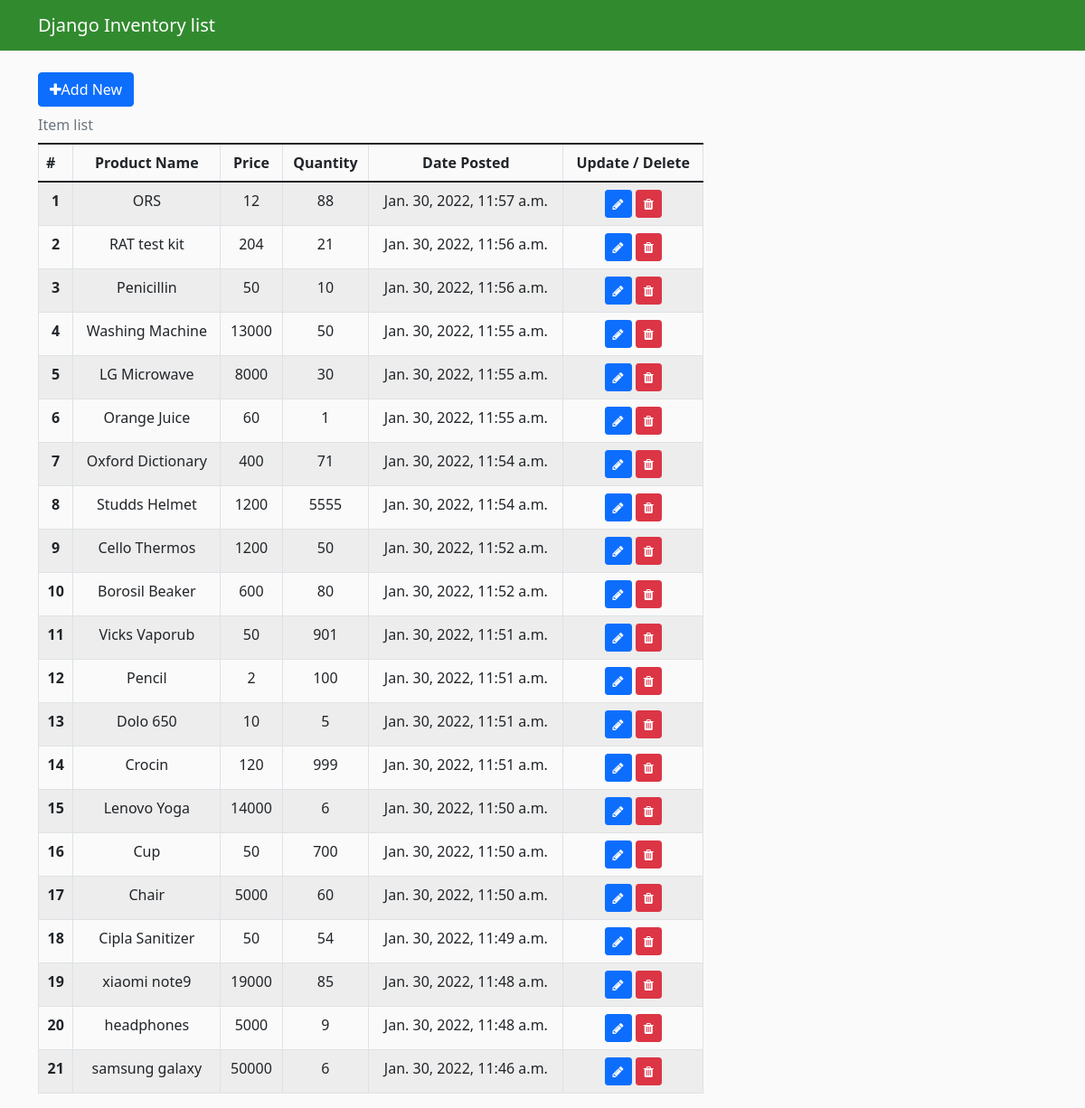
The page / on the database its author committed.
### inventory/models.py (models this page shows, shortened)
class Product(models.Model):
    product_name = models.CharField(max_length=100, unique=True)
    price = models.IntegerField()
    quantity = models.IntegerField()
    date_posted = models.DateTimeField(default=timezone.now)

### inventory/views.py (the view)
# urls.py: path('', ItemListView.as_view(), name='inventory-home'),
class ItemListView(ListView):
    model = Product
    template_name = 'inventory/home.html' #<app>/<model>_<viewtype>.html
    context_object_name = 'items'   #changing variable name to let it know, we stored in 'items' variable
    ordering = ['-date_posted'] #order from newest added to oldest

### inventory/templates/inventory/home.html (shortened to what this page needs)
{% load static %}
<!DOCTYPE html>
<html lang="en">
<head>
	<link href="https://cdn.jsdelivr.net/npm/bootstrap@5.1.3/dist/css/bootstrap.min.css" rel="stylesheet"
 />
	<link rel="stylesheet" href="{% static 'inventory/main.css' %}">
	<link rel="stylesheet" href="https://cdnjs.cloudflare.com/ajax/libs/font-awesome/4.7.0/css/font-awesome.min.css">
</head>
<body>
	<header class="site-header">
		<nav class="navbar navbar-expand-md navbar-dark bg-steel fixed-top">
			<div class="container">
				<a class="navbar-brand mr-4" href="{% url 'inventory-home' %}">Django Inventory list</a>
			</div>
		</nav>
	</header>
	<main role="main" class="container">
		<button id="add-new-btn" class="btn btn-primary" type="button" name="button">
			<span class="fa fa-plus mr-2"></span>Add New
		  </button>
		<div class="row">
			<div class="col-md-8">
				<table class="table table-striped table-bordered table-hover caption-top">
					<caption>
						Item list
					</caption>
					<thead>
						<tr>
							<th>#</th>
							<th class="text-center" scope="col">Product Name</th>
							<th class="text-center" scope="col">Price</th>
							<th class="text-center" scope="col">Quantity</th>
							<th class="text-center" scope="col">Date Posted</th>
							<th class="text-center" scope="col">Update / Delete</th>
						</tr>
					</thead>
					<tbody>
						{% for item in items %}
						<tr>
							<th class="text-center" scope="row">{{ forloop.counter }}</th>
							<td class="text-center" >{{ item.product_name }}</td>
							<td class="text-center" >{{ item.price }}</td>
							<td class="text-center" >{{ item.quantity }}</td>
							<td class="text-center" >{{ item.date_posted }}</td>
							<td class="text-center">
								<button type="button" class="btn btn-sm btn-primary">
								  <span class="fa fa-pencil"></span>
								</button>
								<button type="button" class="btn btn-sm btn-danger">
								  <span class="fa fa-trash"></span>
								</button>
							  </td>
						</tr>
						{% endfor %}
					</tbody>
				</table>
			</div>
		</div>
	</main>
</body>
</html>

### inventory/static/inventory/main.css (style rules this page uses)
body { background: #fafafa; color: #333333; margin-top: 5rem; }
.bg-steel { background-color: #328a2f; }

### rows shown on the page
Product: product_name "ORS", price "12", quantity "88", date_posted "Jan. 30, 2022, 11:57 a.m."
Product: product_name "RAT test kit", price "204", quantity "21", date_posted "Jan. 30, 2022, 11:56 a.m."
Product: product_name "Penicillin", price "50", quantity "10", date_posted "Jan. 30, 2022, 11:56 a.m."
Product: product_name "Washing Machine", price "13000", quantity "50", date_posted "Jan. 30, 2022, 11:55 a.m."
Product: product_name "LG Microwave", price "8000", quantity "30", date_posted "Jan. 30, 2022, 11:55 a.m."
Product: product_name "Orange Juice", price "60", quantity "1", date_posted "Jan. 30, 2022, 11:55 a.m."
Product: product_name "Oxford Dictionary", price "400", quantity "71", date_posted "Jan. 30, 2022, 11:54 a.m."
Product: product_name "Studds Helmet", price "1200", quantity "5555", date_posted "Jan. 30, 2022, 11:54 a.m."
Product: product_name "Cello Thermos", price "1200", quantity "50", date_posted "Jan. 30, 2022, 11:52 a.m."
Product: product_name "Borosil Beaker", price "600", quantity "80", date_posted "Jan. 30, 2022, 11:52 a.m."
Product: product_name "Vicks Vaporub", price "50", quantity "901", date_posted "Jan. 30, 2022, 11:51 a.m."
Product: product_name "Pencil", price "2", quantity "100", date_posted "Jan. 30, 2022, 11:51 a.m."
Product: product_name "Dolo 650", price "10", quantity "5", date_posted "Jan. 30, 2022, 11:51 a.m."
Product: product_name "Crocin", price "120", quantity "999", date_posted "Jan. 30, 2022, 11:51 a.m."
Product: product_name "Lenovo Yoga", price "14000", quantity "6", date_posted "Jan. 30, 2022, 11:50 a.m."
Product: product_name "Cup", price "50", quantity "700", date_posted "Jan. 30, 2022, 11:50 a.m."
Product: product_name "Chair", price "5000", quantity "60", date_posted "Jan. 30, 2022, 11:50 a.m."
Product: product_name "Cipla Sanitizer", price "50", quantity "54", date_posted "Jan. 30, 2022, 11:49 a.m."
Product: product_name "xiaomi note9", price "19000", quantity "85", date_posted "Jan. 30, 2022, 11:48 a.m."
Product: product_name "headphones", price "5000", quantity "9", date_posted "Jan. 30, 2022, 11:48 a.m."
Product: product_name "samsung galaxy", price "50000", quantity "6", date_posted "Jan. 30, 2022, 11:46 a.m."
